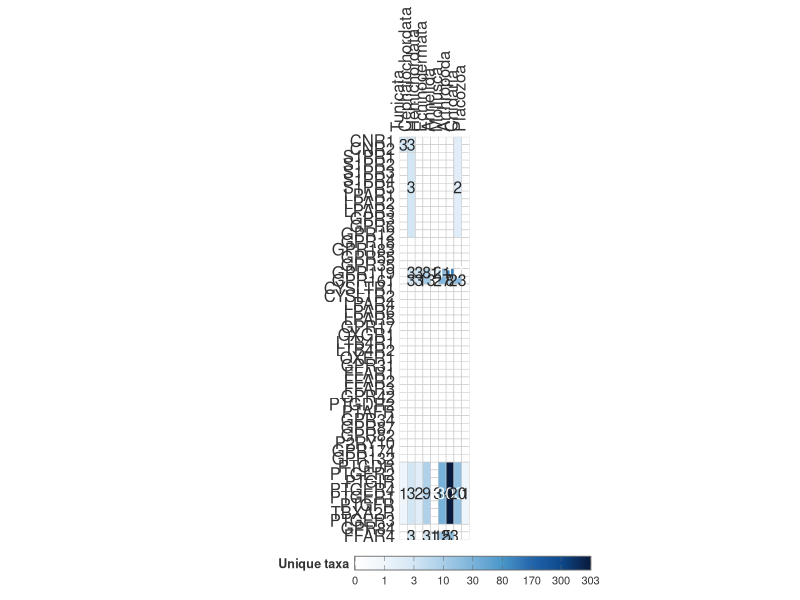

Here is the R script that generated this plot:
library(ggplot2)
library(dplyr)
library(egg)
library(tidyr)
library(stringr)
library(scales)
library(svglite)

dir.create("results/phyletic-distribution", recursive = TRUE, showWarnings = FALSE)

data <- read.csv(
  "data/phyletic-distribution/receptor_taxonomic_distribution.csv",
  stringsAsFactors = FALSE
)

# Axis definitions -- invertebrate phyla only (Tunicata through Placozoa)
receptor_order <- c("CNR1", "CNR2", "S1PR1", "S1PR2", "S1PR3", "S1PR4", "S1PR5", "LPAR1", "LPAR2", "LPAR3",
                    "GPR3", "GPR6", "GPR12", "GPR18", "GPR183", "GPR55", "GPR35", "GPR119", "GPR161", "CYSLTR1", "CYSLTR2", "LPAR4", "LPAR6", "LPAR5", "GPR17", "OXGR1",
                    "LTB4R1", "LTB4R2", "OXER1", "GPR31", "FFAR1", "FFAR2", "FFAR3",
                    "GPR42", "PTGDR2", "PTAFR", "GPR34", "GPR87", "GPR82", "P2RY10",
                    "GPR174", "GPR132", "PTGDR", "PTGER2", "PTGIR", "PTGER4", "PTGER1", "PTGFR",
                    "TBXA2R", "PTGER3", "GPR84", "FFAR4")

phyla_order <- c("Tunicata", "Cephalochordata", "Hemichordata", "Echinodermata",
                 "Annelida", "Mollusca", "Arthropoda", "Cnidaria", "Placozoa")

n_receptor <- length(receptor_order)

# No gap needed -- this panel is invertebrates only
gap_after_phylum <- NULL
gap_size <- 1

phyla_pos <- setNames(seq_along(phyla_order), phyla_order)
if (!is.null(gap_after_phylum)) {
  gap_at <- match(gap_after_phylum, phyla_order)
  if (!is.na(gap_at) && gap_at < length(phyla_order)) {
    phyla_pos[(gap_at + 1):length(phyla_order)] <- phyla_pos[(gap_at + 1):length(phyla_order)] + gap_size
  }
}
n_phyla <- max(phyla_pos)

# 1. Separate data and identify positive singles
single_data <- data %>%
  filter(!grepl("\\|", Receptor)) %>%
  mutate(
    base_rec = sub("[-/]LIKE$", "", Receptor),
    is_like = grepl("[-/]LIKE$", Receptor)
  )

single_positive <- single_data %>% filter(Unique_species > 0)
merged_data <- data %>% filter(grepl("\\|", Receptor) & Unique_species > 0)

# 2. Process merged rectangles (layer 2)
split_tiles <- data.frame(Phyla = character(), base_rec = character(), is_split = logical())

if (nrow(merged_data) > 0) {
  user_rects <- merged_data %>%
    mutate(
      rec_start = sapply(strsplit(Receptor, "\\|"), `[`, 1),
      rec_end   = sapply(strsplit(Receptor, "\\|"), function(x) x[length(x)])
    ) %>%
    filter(rec_start %in% receptor_order & rec_end %in% receptor_order & Phyla %in% phyla_order) %>%
    rowwise() %>%
    mutate(
      covered_receptors = list(as.character(receptor_order[match(rec_start, receptor_order):match(rec_end, receptor_order)])),
      needs_split = any(covered_receptors %in% single_positive$base_rec[single_positive$Phyla == Phyla])
    ) %>%
    ungroup() %>%
    mutate(
      is_like = FALSE,
      X_idx   = unname(phyla_pos[Phyla]),
      Y_start = match(rec_start, rev(receptor_order)),
      Y_end   = match(rec_end, rev(receptor_order)),
      ymin = pmin(Y_start, Y_end) - 0.5,
      ymax = pmax(Y_start, Y_end) + 0.5,
      xmin = ifelse(needs_split, X_idx, X_idx - 0.5),
      xmax = X_idx + 0.5
    )
  
  if (nrow(user_rects) > 0) {
    split_tiles <- user_rects %>%
      unnest(covered_receptors) %>%
      filter(needs_split) %>%
      distinct(Phyla, base_rec = covered_receptors) %>%
      mutate(is_split = TRUE)
  }
} else {
  user_rects <- data.frame()
}

# 3. Process single data (layer 3)
single_processed <- single_data %>%
  filter(Unique_species > 0) %>%
  filter(base_rec %in% receptor_order & Phyla %in% phyla_order) %>%
  group_by(base_rec, Phyla) %>%
  mutate(has_both = n_distinct(is_like) == 2) %>%
  ungroup() %>%
  left_join(split_tiles, by = c("Phyla", "base_rec")) %>%
  mutate(
    is_split = replace_na(is_split, FALSE),
    X_idx = unname(phyla_pos[Phyla]),
    Y_idx = match(base_rec, rev(receptor_order)),
    ymin = Y_idx - 0.5,
    ymax = Y_idx + 0.5,
    xmin = X_idx - 0.5,
    xmax = ifelse(is_split, X_idx, X_idx + 0.5)
  )

# 4. Build empty base grid (layer 1)
base_grid <- expand.grid(base_rec = receptor_order, Phyla = phyla_order, stringsAsFactors = FALSE) %>%
  mutate(
    Unique_species = 0,
    is_like = FALSE,
    X_idx = unname(phyla_pos[Phyla]),
    Y_idx = match(base_rec, rev(receptor_order)),
    xmin = X_idx - 0.5,
    xmax = X_idx + 0.5,
    ymin = Y_idx - 0.5,
    ymax = Y_idx + 0.5
  )

# 5. Combine plain rectangles (painter's algorithm)
rect_data <- bind_rows(base_grid %>% select(Phyla, Unique_species, is_like, xmin, xmax, ymin, ymax))

if (nrow(user_rects) > 0) {
  rect_data <- bind_rows(rect_data, user_rects %>% select(Phyla, Unique_species, is_like, xmin, xmax, ymin, ymax))
}

single_rect_only <- single_processed %>% filter(!has_both & !is_like)
if (nrow(single_rect_only) > 0) {
  rect_data <- bind_rows(rect_data, single_rect_only %>% select(Phyla, Unique_species, is_like, xmin, xmax, ymin, ymax))
}

rect_data <- rect_data %>%
  mutate(
    xmid = (xmin + xmax) / 2,
    ymid = (ymin + ymax) / 2,
    label_text = ifelse(Unique_species > 0, paste0(Unique_species, ifelse(is_like, "*", "")), "")
  )

# 5b. Diagonal-split triangles (unchanged)
triangle_data <- single_processed %>% filter(has_both | is_like)

if (nrow(triangle_data) > 0) {
  triangle_data <- triangle_data %>%
    mutate(
      group_id = paste(Phyla, base_rec, is_like, sep = "_"),
      xmid = ifelse(is_like, (xmin + xmax + xmax) / 3, (xmin + xmin + xmax) / 3),
      ymid = ifelse(is_like, (ymin + ymin + ymax) / 3, (ymin + ymax + ymax) / 3),
      label_text = paste0(Unique_species, ifelse(is_like, "*", ""))
    ) %>%
    rowwise() %>%
    mutate(
      poly = list(
        if (is_like) {
          data.frame(x = c(xmin, xmax, xmax), y = c(ymin, ymin, ymax))
        } else {
          data.frame(x = c(xmin, xmin, xmax), y = c(ymin, ymax, ymax))
        }
      )
    ) %>%
    ungroup() %>%
    unnest(poly)
}

triangle_labels <- if (nrow(triangle_data) > 0) {
  triangle_data %>% distinct(group_id, xmid, ymid, label_text, Unique_species)
} else {
  data.frame()
}

# 6. Color scale: monochromatic blue ramp, scoped to invertebrate data only
data_scope <- data %>% filter(Phyla %in% phyla_order)
max_val <- max(data_scope$Unique_species, na.rm = TRUE)

# Fixed reference stops -- only keep those below max_val, then cap with max_val itself
fixed_stops <- c(0, 1, 3, 10, 30, 80, 170, 300, 445)
blue_stops  <- c(fixed_stops[fixed_stops < max_val], max_val)

# Colors: take the first N-1 colors matching the kept fixed_stops, plus the deepest color for max
full_blue_colors <- c(
  "#ffffff",  # 0
  "#eef5fb",  # 1
  "#d3e6f4",  # 3
  "#a9cee8",  # 10
  "#7ab3da",  # 30
  "#4a97c9",  # 80
  "#2166ac",  # 170
  "#0d4a8c",  # 300
  "#0a3266",  # 445
  "#081b3d"   # deepest, reserved for max
)
blue_colors <- c(full_blue_colors[1:(length(blue_stops) - 1)], full_blue_colors[length(full_blue_colors)])

# Custom transform: maps irregular blue_stops onto evenly-spaced [0,1]
# positions, so the colorbar shows equal visual gaps between labels
# regardless of how close/far the underlying values are.
even_positions <- seq(0, 1, length.out = length(blue_stops))

stop_trans <- scales::trans_new(
  name      = "even_stops",
  transform = function(x) stats::approx(x = blue_stops, y = even_positions, xout = x, rule = 2)$y,
  inverse   = function(x) stats::approx(x = even_positions, y = blue_stops, xout = x, rule = 2)$y
)

# Palette is now evenly spaced by default (no 'values' arg needed --
# the trans above already handles the uneven stop spacing)
fill_pal <- scales::gradient_n_pal(blue_colors)
get_fill <- function(x) fill_pal(stop_trans$transform(pmin(x, max_val)))

get_text_color <- function(x) {
  cols <- get_fill(x)
  rgb_mat <- grDevices::col2rgb(cols) / 255
  lum <- 0.2126 * rgb_mat["red", ] + 0.7152 * rgb_mat["green", ] + 0.0722 * rgb_mat["blue", ]
  ifelse(lum > 0.5, "grey15", "white")
}

rect_data <- rect_data %>% mutate(text_color = get_text_color(Unique_species))
if (nrow(triangle_labels) > 0) {
  triangle_labels <- triangle_labels %>% mutate(text_color = get_text_color(Unique_species))
}

# 7. Build heatmap
main_plot <- ggplot() +
  geom_rect(
    data = rect_data,
    aes(xmin = xmin, xmax = xmax, ymin = ymin, ymax = ymax, fill = Unique_species),
    color = "grey80", linewidth = 0.2
  )

if (nrow(triangle_data) > 0) {
  main_plot <- main_plot +
    geom_polygon(
      data = triangle_data,
      aes(x = x, y = y, group = group_id, fill = Unique_species),
      color = "grey80", linewidth = 0.2
    )
}

main_plot <- main_plot +
  geom_text(
    data = rect_data,
    aes(x = xmid, y = ymid, label = label_text, color = text_color),
    size = 4, family = "sans"
  )

if (nrow(triangle_labels) > 0) {
  main_plot <- main_plot +
    geom_text(
      data = triangle_labels,
      aes(x = xmid, y = ymid, label = label_text, color = text_color),
      size = 3.2, family = "sans"
    )
}

main_plot <- main_plot +
  scale_color_identity() +
  scale_fill_gradientn(
    colours = blue_colors,
    trans   = stop_trans,
    limits  = c(0, max_val),
    oob     = scales::squish,
    na.value = "white",
    name    = "Unique taxa",
    breaks  = blue_stops,
    labels  = as.character(round(blue_stops)),
    guide   = guide_colorbar(
      direction   = "horizontal",
      barwidth    = unit(6, "cm"),
      barheight   = unit(0.35, "cm"),
      frame.colour = "grey40",
      frame.linewidth = 0.3,
      ticks.colour = "grey40",
      title.position = "left",
      title.vjust = 0.9,
      label.position = "bottom"
    )
  ) +
  scale_x_continuous(
    breaks = unname(phyla_pos),
    labels = names(phyla_pos),
    expand = c(0, 0),
    limits = c(0.5, n_phyla + 0.5),
    position = "top"
  ) +
  scale_y_continuous(
    breaks = 1:n_receptor,
    labels = rev(receptor_order),
    expand = c(0, 0),
    limits = c(0.5, n_receptor + 0.5)
  ) +
  coord_fixed(ratio = 1) +
  theme_classic(base_family = "sans", base_size = 8) +
  theme(
    axis.title = element_blank(),
    axis.text.x = element_text(angle = 90, hjust = 0, vjust = 0.5, size = 12, colour = "grey20"),
    axis.text.y = element_text(size = 12, colour = "grey20", hjust = 1),
    legend.position = "bottom",
    legend.title = element_text(size = 9, face = "bold", colour = "grey20"),
    legend.text = element_text(size = 8, colour = "grey20"),
    panel.grid = element_blank(),
    panel.border = element_blank(),
    axis.line = element_blank(),
    axis.ticks = element_blank(),
    plot.margin = margin(5, 10, 5, 5)
  )

# 8. Save -- no receptor class strip for the invertebrate panel
ggsave(
  "results/phyletic-distribution/taxonomic_distribution_invertebrates.svg",
  plot = main_plot,
  device = svglite,
  width = 6,
  height = 20,
  units = "in"
)
